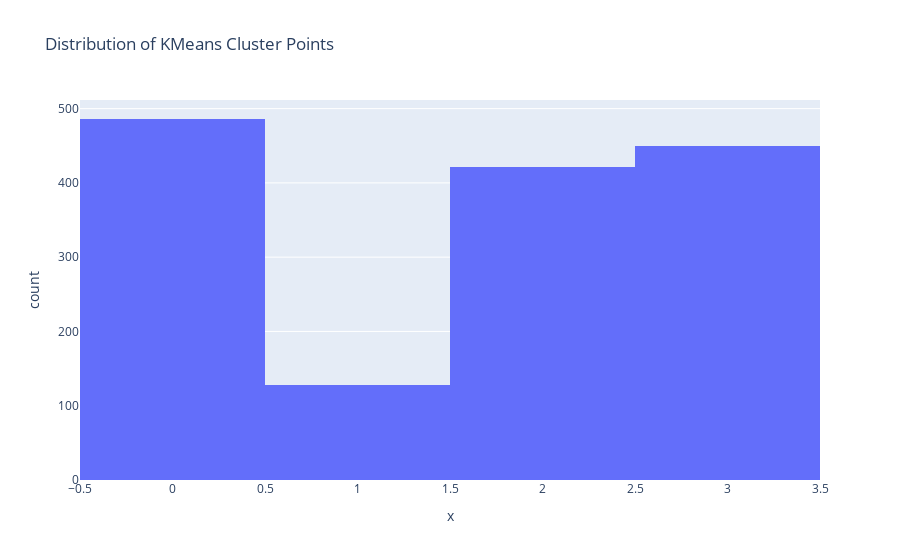

Notebook cell for this chart:
### Code cell
px.histogram(x=kmeans_clustering.labels_, title='Distribution of KMeans Cluster Points')

### Figure 1 — Plotly figure (JSON) as saved in the notebook; plotly's stock layout.template omitted (floating-point values rounded to 4 significant figures; data arrays with more than 128 entries replaced by an {"elided": "..."} marker saying what was removed)
{"data": [{"alignmentgroup": "True", "bingroup": "x", "hovertemplate": "x=%{x}<br>count=%{y}<extra></extra>", "legendgroup": "", "marker": {"color": "#636efa"}, "name": "", "offsetgroup": "", "orientation": "v", "showlegend": false, "type": "histogram", "x": {"elided": "1486 int values"}, "xaxis": "x", "yaxis": "y"}], "layout": {"barmode": "relative", "legend": {"tracegroupgap": 0}, "title": {"text": "Distribution of KMeans Cluster Points"}, "xaxis": {"anchor": "y", "domain": [0, 1], "title": {"text": "x"}}, "yaxis": {"anchor": "x", "domain": [0, 1], "title": {"text": "count"}}}}
